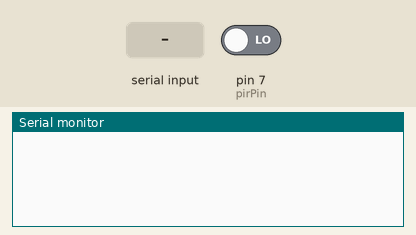
Simulated run of this sketch. Board: Arduino Uno, built with avr-gcc and run on an emulated ATmega328P. Parts: the last lines printed to the serial monitor. The inputs (shaded band) are chosen by the test bench; at power-on: pin 7 (pirPin) LOW.

Above: at 1.2 s.
1.3 s: "pir\n" received over Serial
At 1.75 s:
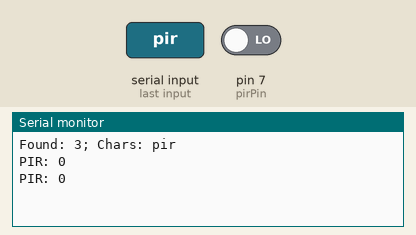
2.8 s: "1\n" received over Serial
At 4.3 s:
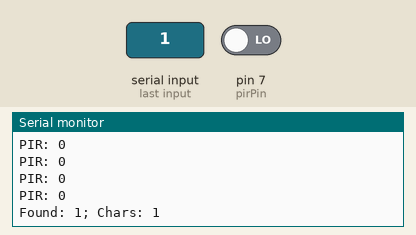

Measured:
- after the input at 1.3 s, the serial monitor: prints a new line at once (image 1)
- after the input at 2.8 s, the serial monitor: prints a new line after 0.07 s (image 2)

The sketch:

arduino.ino
```cpp
char buffer[100];
int pirPin = 7;
int pirVal;

void setup(){
  pinMode(pirPin, INPUT);
  Serial.begin(9600);
}

void loop(){
  if(Serial.available()){
    memset(buffer, 0, sizeof(buffer));
    int b = Serial.readBytesUntil('\n', buffer, 100);
    Serial.print("Found: ");
    Serial.print(b);
    Serial.print("; Chars: ");
    Serial.println(buffer);
  }

  int isPir = strcmp(buffer, "pir");

  if(isPir == 0){
    pirVal = digitalRead(pirPin);
    Serial.print("PIR: ");
    Serial.println(pirVal);
    delay(250);
  }

  delay(10);
}
```
